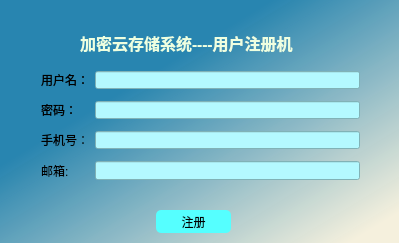
<?xml version="1.0" encoding="UTF-8"?>
<ui version="4.0">
 <class>MainWindow</class>
 <widget class="QMainWindow" name="MainWindow">
  <property name="geometry">
   <rect>
    <x>0</x>
    <y>0</y>
    <width>399</width>
    <height>243</height>
   </rect>
  </property>
  <property name="font">
   <font>
    <family>Arial</family>
    <pointsize>10</pointsize>
    <weight>50</weight>
    <italic>false</italic>
    <bold>false</bold>
   </font>
  </property>
  <property name="windowTitle">
   <string>加密云存储注册机</string>
  </property>
  <property name="styleSheet">
   <string notr="true">QMainWindow{background:qlineargradient(spread:pad, x1:0, y1:0, x2:1, y2:1, stop:0.340909 rgba(39, 132, 175, 243), stop:0.9375 rgba(245, 240, 221, 255))}</string>
  </property>
  <widget class="QWidget" name="centralWidget">
   <widget class="QWidget" name="formLayoutWidget">
    <property name="geometry">
     <rect>
      <x>30</x>
      <y>60</y>
      <width>341</width>
      <height>131</height>
     </rect>
    </property>
    <layout class="QFormLayout" name="formLayout">
     <property name="verticalSpacing">
      <number>12</number>
     </property>
     <item row="0" column="0">
      <widget class="QLabel" name="user_l">
       <property name="text">
        <string>用户名：</string>
       </property>
      </widget>
     </item>
     <item row="0" column="1">
      <widget class="QLineEdit" name="user">
       <property name="focusPolicy">
        <enum>Qt::StrongFocus</enum>
       </property>
       <property name="styleSheet">
        <string notr="true">*{
	
	color: rgb(0, 85, 0);
	background-color: rgb(180, 249, 255);
}
</string>
       </property>
      </widget>
     </item>
     <item row="1" column="0">
      <widget class="QLabel" name="pwd_l">
       <property name="text">
        <string>密码：</string>
       </property>
      </widget>
     </item>
     <item row="1" column="1">
      <widget class="QLineEdit" name="pwd">
       <property name="focusPolicy">
        <enum>Qt::StrongFocus</enum>
       </property>
       <property name="acceptDrops">
        <bool>false</bool>
       </property>
       <property name="styleSheet">
        <string notr="true">*{
	
	color: rgb(0, 85, 0);
	background-color: rgb(180, 249, 255);
}
</string>
       </property>
       <property name="echoMode">
        <enum>QLineEdit::Password</enum>
       </property>
      </widget>
     </item>
     <item row="2" column="0">
      <widget class="QLabel" name="phoneNumber_l">
       <property name="text">
        <string>手机号：</string>
       </property>
      </widget>
     </item>
     <item row="2" column="1">
      <widget class="QLineEdit" name="phoneNumber">
       <property name="focusPolicy">
        <enum>Qt::StrongFocus</enum>
       </property>
       <property name="styleSheet">
        <string notr="true">*{
	
	color: rgb(0, 85, 0);
	background-color: rgb(180, 249, 255);
}
</string>
       </property>
      </widget>
     </item>
     <item row="3" column="0">
      <widget class="QLabel" name="IDCard_l">
       <property name="text">
        <string>邮箱:</string>
       </property>
      </widget>
     </item>
     <item row="3" column="1">
      <widget class="QLineEdit" name="email">
       <property name="focusPolicy">
        <enum>Qt::StrongFocus</enum>
       </property>
       <property name="styleSheet">
        <string notr="true">*{
	
	color: rgb(0, 85, 0);
	background-color: rgb(180, 249, 255);
}
</string>
       </property>
      </widget>
     </item>
    </layout>
   </widget>
   <widget class="QLabel" name="label">
    <property name="geometry">
     <rect>
      <x>80</x>
      <y>22</y>
      <width>251</width>
      <height>41</height>
     </rect>
    </property>
    <property name="font">
     <font>
      <family>楷体</family>
      <pointsize>12</pointsize>
      <weight>75</weight>
      <bold>true</bold>
     </font>
    </property>
    <property name="styleSheet">
     <string notr="true">*{color:rgb(238, 255, 224)}</string>
    </property>
    <property name="text">
     <string>加密云存储系统----用户注册机</string>
    </property>
   </widget>
   <widget class="QPushButton" name="register_2">
    <property name="geometry">
     <rect>
      <x>156</x>
      <y>210</y>
      <width>75</width>
      <height>23</height>
     </rect>
    </property>
    <property name="styleSheet">
     <string notr="true">QPushButton{ border-width: 1px;border-radius: 5px;border-color: #11223F;padding: 1px;
background-color: rgb(85, 255, 255);
}

QPushButton::hover{
	background-color: rgb(255, 170, 127);
    border-width: 1px;
	border-radius: 8px;	
}</string>
    </property>
    <property name="text">
     <string>注册</string>
    </property>
   </widget>
  </widget>
 </widget>
 <layoutdefault spacing="6" margin="11"/>
 <resources/>
 <connections/>
</ui>
